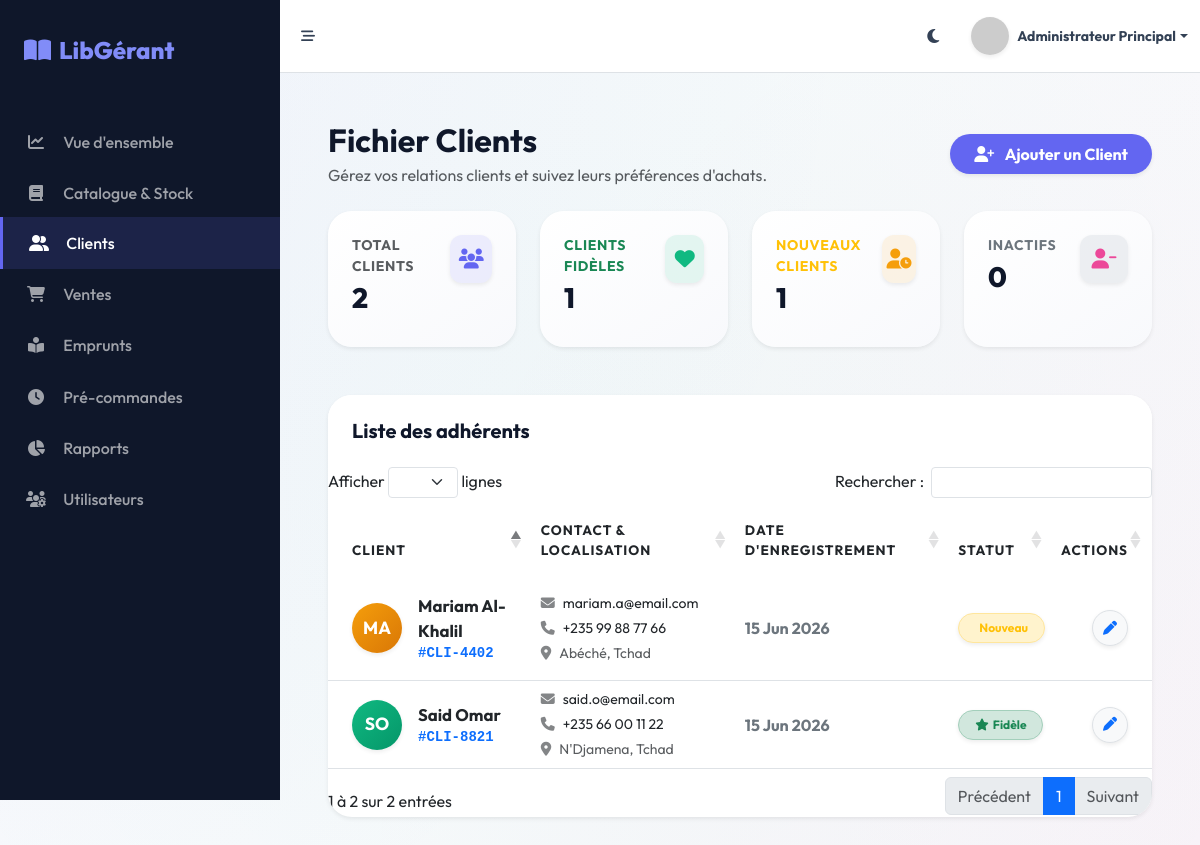
The app's page /pages/adherents.php (signed in) with its own data.
### tables this page shows
CREATE TABLE IF NOT EXISTS `clients` (
  `id_client` INT AUTO_INCREMENT PRIMARY KEY,
  `id_utilisateur` INT UNIQUE NULL,
  `code_client` VARCHAR(20) NOT NULL UNIQUE,
  `nom` VARCHAR(100) NOT NULL,
  `email` VARCHAR(100) NULL,
  `telephone` VARCHAR(20) NULL,
  `ville` VARCHAR(100) NULL,
  `pays` VARCHAR(100) DEFAULT 'Tchad',
  `statut` ENUM('Nouveau', 'Fidèle', 'Inactif') NOT NULL DEFAULT 'Nouveau',
  `date_enregistrement` TIMESTAMP DEFAULT CURRENT_TIMESTAMP,
  FOREIGN KEY (`id_utilisateur`) REFERENCES `utilisateurs`(`id_utilisateur`) ON DELETE SET NULL
);

### pages/adherents.php (the view, shortened to what this page needs)
<?php
require_once __DIR__ . '/../config/db.php';
try {
    $stmt_clients = $pdo->query("SELECT * FROM clients ORDER BY date_enregistrement DESC");
    $clients = $stmt_clients->fetchAll();
    $stmt_stats = $pdo->query("SELECT
        COUNT(*) as total,
        SUM(CASE WHEN statut='Nouveau' THEN 1 ELSE 0 END) as nouveaux,
        SUM(CASE WHEN statut='Fidèle' THEN 1 ELSE 0 END) as fideles,
        SUM(CASE WHEN statut='Inactif' THEN 1 ELSE 0 END) as inactifs
    FROM clients");
    $stats = $stmt_stats->fetch();
} catch (\PDOException $e) {
    $clients = [];
    $stats = ['total'=>0, 'nouveaux'=>0, 'fideles'=>0, 'inactifs'=>0];
    $error = "Erreur : " . $e->getMessage();
}
require_once __DIR__ . '/../includes/head.php';
require_once __DIR__ . '/../includes/sidebar.php';
require_once __DIR__ . '/../includes/navbar.php';
?>
    <div class="container-fluid py-5 px-lg-5">
        <div class="d-flex flex-wrap align-items-center justify-content-between mb-4 gap-3">
            <div>
                <h1 class="h2 font-weight-bold mb-1" style="color:var(--text-heading)">Fichier Clients</h1>
                <p class="text-muted mb-0">Gérez vos relations clients et suivez leurs préférences d'achats.</p>
            </div>
            <button class="btn btn-primary rounded-pill px-4 py-2 shadow-sm fw-bold" data-bs-toggle="modal" data-bs-target="#addClientModal" style="background: linear-gradient(135deg, #6366f1, #4f46e5); border: none;">
                <i class="fas fa-user-plus me-2"></i> Ajouter un Client
            </button>
        </div>
        <div class="row g-4 mb-5">
            <div class="col-xl-3 col-md-6">
                <div class="card p-4 h-100 shadow-sm border-0" style="background: linear-gradient(145deg, #ffffff, #f8f9fc); border-radius: 16px;">
                    <div class="d-flex justify-content-between align-items-start">
                        <div>
                            <p class="small mb-1 fw-bold text-muted text-uppercase tracking-wide">Total Clients</p>
                            <h3 style="font-weight:800;color:var(--text-heading)"><?= number_format($stats['total'] ?? 0,0,',',' ') ?></h3>
                        </div>
                        <div class="stat-card-icon shadow-sm d-flex align-items-center justify-content-center" style="background:rgba(99,102,241,.1);color:var(--primary);width:48px;height:48px;border-radius:12px;"><i class="fas fa-users fs-5"></i></div>
                    </div>
                </div>
            </div>
            <div class="col-xl-3 col-md-6">
                <div class="card p-4 h-100 shadow-sm border-0" style="background: linear-gradient(145deg, #ffffff, #f8f9fc); border-radius: 16px;">
                    <div class="d-flex justify-content-between align-items-start">
                        <div>
                            <p class="small mb-1 fw-bold text-success text-uppercase tracking-wide">Clients Fidèles</p>
                            <h3 style="font-weight:800;color:var(--text-heading)"><?= number_format($stats['fideles'] ?? 0,0,',',' ') ?></h3>
                        </div>
                        <div class="stat-card-icon shadow-sm d-flex align-items-center justify-content-center" style="background:rgba(16,185,129,.1);color:var(--accent);width:48px;height:48px;border-radius:12px;"><i class="fas fa-heart fs-5"></i></div>
                    </div>
                </div>
            </div>
            <div class="col-xl-3 col-md-6">
                <div class="card p-4 h-100 shadow-sm border-0" style="background: linear-gradient(145deg, #ffffff, #f8f9fc); border-radius: 16px;">
                    <div class="d-flex justify-content-between align-items-start">
                        <div>
                            <p class="small mb-1 fw-bold text-warning text-uppercase tracking-wide">Nouveaux Clients</p>
                            <h3 style="font-weight:800;color:var(--text-heading)"><?= number_format($stats['nouveaux'] ?? 0,0,',',' ') ?></h3>
                        </div>
                        <div class="stat-card-icon shadow-sm d-flex align-items-center justify-content-center" style="background:rgba(245,158,11,.1);color:var(--warning);width:48px;height:48px;border-radius:12px;"><i class="fas fa-user-clock fs-5"></i></div>
                    </div>
                </div>
            </div>
            <div class="col-xl-3 col-md-6">
                <div class="card p-4 h-100 shadow-sm border-0" style="background: linear-gradient(145deg, #ffffff, #f8f9fc); border-radius: 16px;">
                    <div class="d-flex justify-content-between align-items-start">
                        <div>
                            <p class="small mb-1 fw-bold text-secondary text-uppercase tracking-wide">Inactifs</p>
                            <h3 style="font-weight:800;color:var(--text-heading)"><?= number_format($stats['inactifs'] ?? 0,0,',',' ') ?></h3>
                        </div>
                        <div class="stat-card-icon shadow-sm d-flex align-items-center justify-content-center" style="background:rgba(100,116,139,.1);color:var(--secondary);width:48px;height:48px;border-radius:12px;"><i class="fas fa-user-minus fs-5"></i></div>
                    </div>
                </div>
            </div>
        </div>
        <div class="card p-0 shadow-sm border-0 overflow-hidden mb-5" style="border-radius: 16px;">
            <div class="card-header bg-white p-4 border-bottom-0">
                <h5 class="mb-0" style="font-weight:700;color:var(--text-heading)">Liste des adhérents</h5>
            </div>
            <div class="table-responsive">
                <table class="table table-hover align-middle mb-0" id="tableClients">
                    <thead class="bg-light">
                        <tr style="color:var(--text-muted);font-size:.85rem;text-transform:uppercase;letter-spacing:1px">
                            <th class="border-0 ps-4 py-3">Client</th>
                            <th class="border-0 py-3">Contact & Localisation</th>
                            <th class="border-0 py-3">Date d'Enregistrement</th>
                            <th class="border-0 py-3">Statut</th>
                            <th class="border-0 pe-4 py-3 text-end">Actions</th>
                        </tr>
                    </thead>
                    <tbody style="color:var(--text-body)">
                        <?php foreach ($clients as $client): ?>
                        <?php
                            $parts    = explode(' ', $client['nom']);
                            $initials = '';
                            foreach ($parts as $p) { if (!empty($p)) $initials .= strtoupper($p[0]); }
                            $initials = substr($initials, 0, 2);
                            if ($client['statut'] === 'Fidèle') {
                                $sbadge = '<span class="badge rounded-pill bg-success-subtle text-success border border-success-subtle px-3 py-2 shadow-sm"><i class="fas fa-star me-1"></i>Fidèle</span>';
                                $abg='linear-gradient(135deg, #10b981, #059669)'; $afg='#ffffff';
                            } elseif ($client['statut'] === 'Nouveau') {
                                $sbadge = '<span class="badge rounded-pill bg-warning-subtle text-warning border border-warning-subtle px-3 py-2 shadow-sm"><i class="fas fa-sparkles me-1"></i>Nouveau</span>';
                                $abg='linear-gradient(135deg, #f59e0b, #d97706)'; $afg='#ffffff';
                            } else {
                                $sbadge = '<span class="badge rounded-pill bg-light text-secondary border px-3 py-2 shadow-sm"><i class="fas fa-moon me-1"></i>Inactif</span>';
                                $abg='linear-gradient(135deg, #cbd5e1, #94a3b8)'; $afg='#ffffff';
                            }
                        ?>
                        <tr>
                            <td class="ps-4">
                                <div class="d-flex align-items-center py-2">
                                    <div class="rounded-circle me-3 d-flex align-items-center justify-content-center shadow-sm"
                                         style="width:50px;height:50px;background:<?= $abg ?>;color:<?= $afg ?>;font-weight:bold;font-size:1.1rem;flex-shrink:0;">
                                        <?= htmlspecialchars($initials ?: 'CL') ?>
                                    </div>
                                    <div>
                                        <div class="font-weight-bold text-dark" style="font-size: 1.05rem;"><?= htmlspecialchars($client['nom']) ?></div>
                                        <div class="text-primary small font-monospace fw-bold">#<?= htmlspecialchars($client['code_client']) ?></div>
                                    </div>
                                </div>
                            </td>
                            <td>
                                <div class="small mb-1 text-dark"><i class="fas fa-envelope me-2 text-muted opacity-75"></i><?= htmlspecialchars($client['email'] ?: 'Non renseigné') ?></div>
                                <div class="small mb-1 text-dark"><i class="fas fa-phone me-2 text-muted opacity-75"></i><?= htmlspecialchars($client['telephone'] ?: 'Non renseigné') ?></div>
                                <div class="small text-muted"><i class="fas fa-map-marker-alt me-2 opacity-75"></i><?= htmlspecialchars($client['ville'] ?: '—') ?>, <?= htmlspecialchars($client['pays']) ?></div>
                            </td>
                            <td class="fw-bold text-secondary"><?= date('d M Y', strtotime($client['date_enregistrement'])) ?></td>
                            <td><?= $sbadge ?></td>
                            <td class="pe-4 text-end">
                                <button class="btn btn-sm btn-light rounded-circle shadow-sm border transition-hover" style="width: 36px; height: 36px;" title="Modifier (Bientôt dispo)">
                                    <i class="fas fa-pen text-primary"></i>
                                </button>
                            </td>
                        </tr>
                        <?php endforeach; ?>
                    </tbody>
                </table>
            </div>
        </div>
    </div>
<?php
require_once __DIR__ . '/../includes/foot.php';
?>

### assets/css/style.css (style rules this page uses)
:root { --primary: #6366f1; --primary-light: #818cf8; --primary-dark: #4f46e5; --secondary: #ec4899; --accent: #10b981; --success: #22c55e; --warning: #f59e0b; --danger: #ef4444; --bg-body: #f8fafc; --bg-card: #ffffff; --bg-card-hover: #ffffff; --bg-glass: rgba(255,255,255,0.75); --bg-sidebar: #0f172a; --text-heading: #0f172a; --text-body: #334155; --text-muted: #64748b; --text-inverse: #f8fafc; --border-color: #e2e8f0; --border-glass: rgba(255,255,255,0.3); --shadow-sm: 0 1px 2px rgba(0,0,0,0.05); --shadow-md: 0 4px 6px -1px rgba(0,0,0,0.07), 0 2px 4px -2px rgba(0,0,0,0.05); --shadow-lg: 0 10px 25px -3px rgba(0,0,0,0.08), 0 4px 10px -4px rgba(0,0,0,0.04); --shadow-xl: 0 20px 50px -12px rgba(0,0,0,0.12); --shadow-glow: 0 0 30px rgba(99,102,241,0.15); --radius-sm: 8px; --radius-md: 16px; --radius-lg: 24px; --radius-xl: 32px; --radius-pill: 9999px; --transition: 0.35s cubic-bezier(0.4, 0, 0.2, 1); --transition-bounce: 0.5s cubic-bezier(0.34, 1.56, 0.64, 1); }
* { margin: 0; padding: 0; box-sizing: border-box; }
body { font-family: 'Outfit', -apple-system, BlinkMacSystemFont, sans-serif; background-color: var(--bg-body); color: var(--text-body); overflow-x: hidden; transition: background-color var(--transition), color var(--transition); }
h1, h2, h3, h4, h5, h6, .h1, .h2, .h3, .h4, .h5, .h6 { color: var(--text-heading); font-weight: 700; }
body::before { content: ""; position: fixed; top: 0; left: 0; width: 100%; height: 100%; z-index: -2; background: var(--bg-body); }
body::after { content: ""; position: fixed; top: -50%; left: -50%; width: 200%; height: 200%; z-index: -1; background: radial-gradient(circle at 15% 25%, rgba(99,102,241,0.06) 0%, transparent 45%), radial-gradient(circle at 85% 75%, rgba(236,72,153,0.05) 0%, transparent 45%), radial-gradient(circle at 50% 50%, rgba(16,185,129,0.03) 0%, transparent 50%); animation: meshFloat 25s ease-in-out infinite alternate; pointer-events: none; }
.card { background: var(--bg-card); border: 1px solid var(--border-color); border-radius: var(--radius-lg) !important; transition: all var(--transition); }
.stat-card-icon { width: 48px; height: 48px; border-radius: var(--radius-md); display: flex; align-items: center; justify-content: center; font-size: 1.1rem; }
.btn-primary { background: var(--primary) !important; border-color: var(--primary) !important; font-weight: 600; }
.font-weight-bold { font-weight: 700 !important; }

### pages/adherents.php (style rules this page uses)
.transition-hover { transition: transform 0.2s, box-shadow 0.2s; }
.tracking-wide { letter-spacing: 0.05em; }

### records on screen
clients: initials "SO", nom "Said Omar", code_client "CLI-8821", email "said.o@email.com", telephone "+235 66 00 11 22", ville "N'Djamena", pays "Tchad", date_enregistrement "15 Jun 2026", statut "Fidèle" (drawn)
clients: initials "MA", nom "Mariam Al-Khalil", code_client "CLI-4402", email "mariam.a@email.com", telephone "+235 99 88 77 66", ville "Abéché", pays "Tchad", date_enregistrement "15 Jun 2026", statut "Nouveau"

### other values on screen
$label "Vue d'ensemble Catalogue & Stock Clients Ventes Emprunts Pré-commandes Rapports Utilisateurs"
$_SESSION['user_name'] "Administrateur Principal"
$stats['total'] "2"
$stats['fideles'] "1"
$stats['nouveaux'] "1"
$stats['inactifs'] "0"
